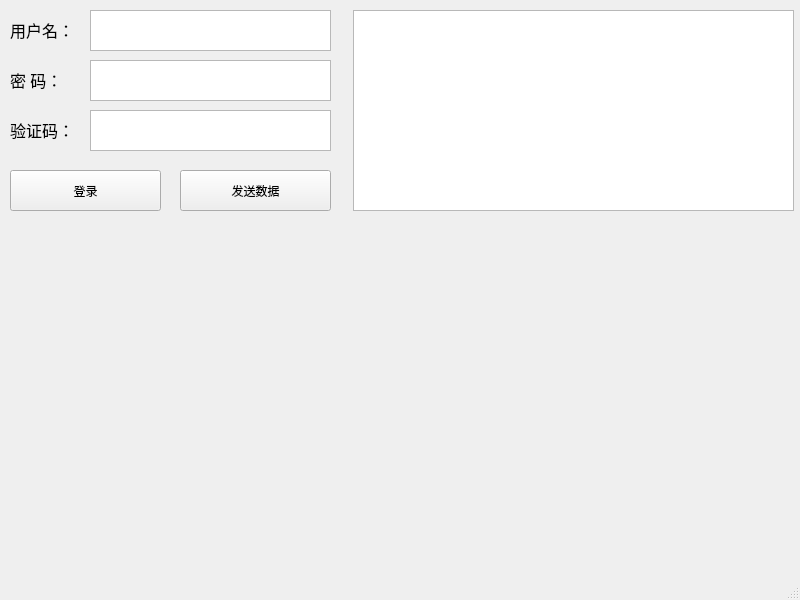
<?xml version="1.0" encoding="UTF-8"?>
<ui version="4.0">
 <class>MainWindow</class>
 <widget class="QMainWindow" name="MainWindow">
  <property name="geometry">
   <rect>
    <x>0</x>
    <y>0</y>
    <width>800</width>
    <height>600</height>
   </rect>
  </property>
  <property name="windowTitle">
   <string>MainWindow</string>
  </property>
  <widget class="QWidget" name="qhlay_1">
   <widget class="QLabel" name="label_username">
    <property name="geometry">
     <rect>
      <x>10</x>
      <y>10</y>
      <width>71</width>
      <height>41</height>
     </rect>
    </property>
    <property name="text">
     <string>&lt;html&gt;&lt;head/&gt;&lt;body&gt;&lt;p&gt;&lt;span style=&quot; font-size:12pt;&quot;&gt;用户名：&lt;/span&gt;&lt;/p&gt;&lt;/body&gt;&lt;/html&gt;</string>
    </property>
   </widget>
   <widget class="QTextEdit" name="text_username">
    <property name="geometry">
     <rect>
      <x>90</x>
      <y>10</y>
      <width>241</width>
      <height>41</height>
     </rect>
    </property>
    <property name="cursor" stdset="0">
     <cursorShape>IBeamCursor</cursorShape>
    </property>
   </widget>
   <widget class="QPushButton" name="button_login">
    <property name="geometry">
     <rect>
      <x>10</x>
      <y>170</y>
      <width>151</width>
      <height>41</height>
     </rect>
    </property>
    <property name="text">
     <string>登录</string>
    </property>
   </widget>
   <widget class="QLabel" name="label_password">
    <property name="geometry">
     <rect>
      <x>10</x>
      <y>60</y>
      <width>71</width>
      <height>41</height>
     </rect>
    </property>
    <property name="text">
     <string>&lt;html&gt;&lt;head/&gt;&lt;body&gt;&lt;p&gt;&lt;span style=&quot; font-size:12pt;&quot;&gt;密 码：&lt;/span&gt;&lt;/p&gt;&lt;/body&gt;&lt;/html&gt;</string>
    </property>
   </widget>
   <widget class="QTextEdit" name="text_username_2">
    <property name="geometry">
     <rect>
      <x>90</x>
      <y>60</y>
      <width>241</width>
      <height>41</height>
     </rect>
    </property>
    <property name="cursor" stdset="0">
     <cursorShape>IBeamCursor</cursorShape>
    </property>
   </widget>
   <widget class="QPushButton" name="pushButton">
    <property name="geometry">
     <rect>
      <x>180</x>
      <y>170</y>
      <width>151</width>
      <height>41</height>
     </rect>
    </property>
    <property name="text">
     <string>发送数据</string>
    </property>
   </widget>
   <widget class="QTextEdit" name="textEdit">
    <property name="geometry">
     <rect>
      <x>353</x>
      <y>10</y>
      <width>441</width>
      <height>201</height>
     </rect>
    </property>
   </widget>
   <widget class="QLabel" name="label_code">
    <property name="geometry">
     <rect>
      <x>10</x>
      <y>110</y>
      <width>71</width>
      <height>41</height>
     </rect>
    </property>
    <property name="text">
     <string>&lt;html&gt;&lt;head/&gt;&lt;body&gt;&lt;p&gt;&lt;span style=&quot; font-size:12pt;&quot;&gt;验证码：&lt;/span&gt;&lt;/p&gt;&lt;/body&gt;&lt;/html&gt;</string>
    </property>
   </widget>
   <widget class="QTextEdit" name="text_username_3">
    <property name="geometry">
     <rect>
      <x>90</x>
      <y>110</y>
      <width>241</width>
      <height>41</height>
     </rect>
    </property>
    <property name="cursor" stdset="0">
     <cursorShape>IBeamCursor</cursorShape>
    </property>
   </widget>
   <zorder>label_username</zorder>
   <zorder>text_username</zorder>
   <zorder>button_login</zorder>
   <zorder>label_password</zorder>
   <zorder>text_username_2</zorder>
   <zorder>pushButton</zorder>
   <zorder>label_code</zorder>
   <zorder>text_username_3</zorder>
   <zorder>textEdit</zorder>
  </widget>
  <widget class="QMenuBar" name="menubar">
   <property name="geometry">
    <rect>
     <x>0</x>
     <y>0</y>
     <width>800</width>
     <height>22</height>
    </rect>
   </property>
  </widget>
  <widget class="QStatusBar" name="statusBar"/>
 </widget>
 <resources/>
 <connections/>
</ui>
